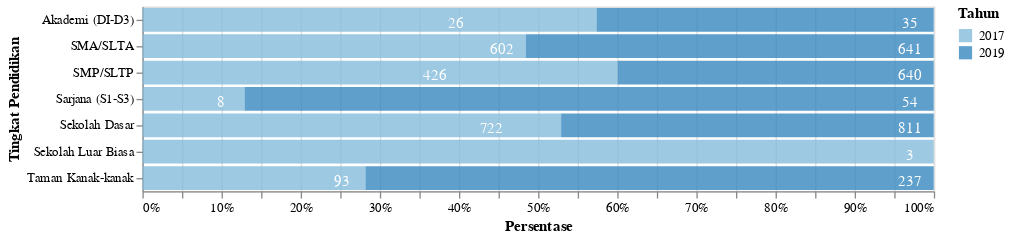

The notebook cell saved with this chart:
### Markdown cell above
<h2> Lulusan Pendidikan</h2>

### Code cell
df_5 = data('Penduduk menurut Tingkat Pendidikan')
plot5 = plot_1(df_5,'Persentase','Tingkat Pendidikan',600)
plot5

### Figure 1 — Vega-Lite specification as saved in the notebook (floating-point values rounded to 4 significant figures)
{"config": {"view": {"continuousWidth": 400, "continuousHeight": 300}}, "layer": [{"mark": {"type": "bar", "opacity": 0.8}, "encoding": {"color": {"condition": {"type": "ordinal", "field": "Tahun", "scale": {"scheme": "blues"}, "selection": "selector084"}, "value": "lightgray"}, "x": {"type": "quantitative", "axis": {"format": ".0%"}, "field": "N", "stack": "normalize", "title": "Persentase"}, "y": {"type": "ordinal", "field": "Keterangan", "title": "Tingkat Pendidikan"}}, "selection": {"selector084": {"type": "single", "encodings": ["y", "color"]}}}, {"mark": {"type": "text", "color": "white", "dx": -18, "dy": 3}, "encoding": {"detail": {"type": "ordinal", "field": "Tahun"}, "text": {"type": "ordinal", "field": "N"}, "tooltip": [{"type": "quantitative", "field": "Tahun"}, {"type": "nominal", "field": "Keterangan"}, {"type": "nominal", "field": "N"}, {"type": "nominal", "field": "Satuan"}], "x": {"type": "quantitative", "field": "N", "stack": "normalize"}, "y": {"type": "ordinal", "field": "Keterangan"}}, "selection": {"selector090": {"type": "interval", "bind": "scales", "encodings": ["x", "y"]}}}], "data": {"name": "data-7d40e4d1a9b30cab6972cd2fbc2a2adf"}, "width": 600, "$schema": "https://vega.github.io/schema/vega-lite/v4.8.1.json", "datasets": {"data-7d40e4d1a9b30cab6972cd2fbc2a2adf": [{"Tahun": 2017, "Kode": 1, "Data": "Kependudukan", "Kode Kategori": 1.7, "Kategori": "Penduduk menurut Tingkat Pendidikan", "Keterangan": "Taman Kanak-kanak", "N": "93", "Satuan": "Orang"}, {"Tahun": 2017, "Kode": 1, "Data": "Kependudukan", "Kode Kategori": 1.7, "Kategori": "Penduduk menurut Tingkat Pendidikan", "Keterangan": "Sekolah Dasar", "N": "811", "Satuan": "Orang"}, {"Tahun": 2017, "Kode": 1, "Data": "Kependudukan", "Kode Kategori": 1.7, "Kategori": "Penduduk menurut Tingkat Pendidikan", "Keterangan": "SMP/SLTP", "N": "640", "Satuan": "Orang"}, {"Tahun": 2017, "Kode": 1, "Data": "Kependudukan", "Kode Kategori": 1.7, "Kategori": "Penduduk menurut Tingkat Pendidikan", "Keterangan": "SMA/SLTA", "N": "602", "Satuan": "Orang"}, {"Tahun": 2017, "Kode": 1, "Data": "Kependudukan", "Kode Kategori": 1.7, "Kategori": "Penduduk menurut Tingkat Pendidikan", "Keterangan": "Akademi (DI-D3)", "N": "35", "Satuan": "Orang"}, {"Tahun": 2017, "Kode": 1, "Data": "Kependudukan", "Kode Kategori": 1.7, "Kategori": "Penduduk menurut Tingkat Pendidikan", "Keterangan": "Sarjana (S1-S3)", "N": "8", "Satuan": "Orang"}, {"Tahun": 2017, "Kode": 1, "Data": "Kependudukan", "Kode Kategori": 1.7, "Kategori": "Penduduk menurut Tingkat Pendidikan", "Keterangan": "Sekolah Luar Biasa", "N": "3", "Satuan": "Orang"}, {"Tahun": 2019, "Kode": 1, "Data": "Kependudukan", "Kode Kategori": 1.7, "Kategori": "Penduduk menurut Tingkat Pendidikan", "Keterangan": "Taman Kanak-kanak", "N": 237.0, "Satuan": "Orang"}, {"Tahun": 2019, "Kode": 1, "Data": "Kependudukan", "Kode Kategori": 1.7, "Kategori": "Penduduk menurut Tingkat Pendidikan", "Keterangan": "Sekolah Dasar", "N": 722.0, "Satuan": "Orang"}, {"Tahun": 2019, "Kode": 1, "Data": "Kependudukan", "Kode Kategori": 1.7, "Kategori": "Penduduk menurut Tingkat Pendidikan", "Keterangan": "SMP/SLTP", "N": 426.0, "Satuan": "Orang"}, {"Tahun": 2019, "Kode": 1, "Data": "Kependudukan", "Kode Kategori": 1.7, "Kategori": "Penduduk menurut Tingkat Pendidikan", "Keterangan": "SMA/SLTA", "N": 641.0, "Satuan": "Orang"}, {"Tahun": 2019, "Kode": 1, "Data": "Kependudukan", "Kode Kategori": 1.7, "Kategori": "Penduduk menurut Tingkat Pendidikan", "Keterangan": "Akademi (DI-D3)", "N": 26.0, "Satuan": "Orang"}, {"Tahun": 2019, "Kode": 1, "Data": "Kependudukan", "Kode Kategori": 1.7, "Kategori": "Penduduk menurut Tingkat Pendidikan", "Keterangan": "Sarjana (S1-S3)", "N": 54.0, "Satuan": "Orang"}, {"Tahun": 2019, "Kode": 1, "Data": "Kependudukan", "Kode Kategori": 1.7, "Kategori": "Penduduk menurut Tingkat Pendidikan", "Keterangan": "Sekolah Luar Biasa", "N": null, "Satuan": "Orang"}]}}
